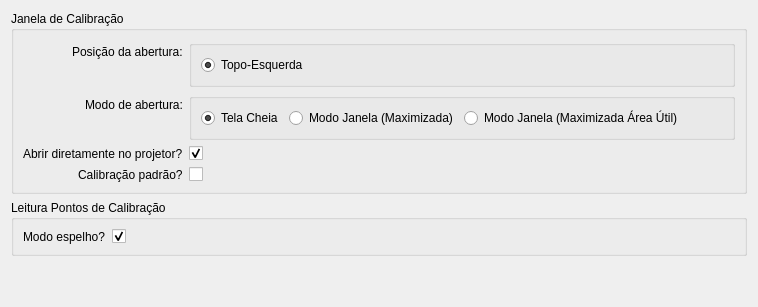
     <widget class="QWidget" name="tab_semiautomatic_calibration">
      <attribute name="title">
       <string>Calibração Semi-Automática</string>
      </attribute>
      <layout class="QVBoxLayout" name="lay_calibracao_semi_automatica">
       <item>
        <widget class="QGroupBox" name="grp_window_semiautomatic">
         <property name="title">
          <string>Janela de Calibração</string>
         </property>
         <layout class="QFormLayout" name="frm_janela_semiautomatic">
          <property name="labelAlignment">
           <set>Qt::AlignmentFlag::AlignRight|Qt::AlignmentFlag::AlignTrailing|Qt::AlignmentFlag::AlignVCenter</set>
          </property>
          <item row="0" column="0">
           <widget class="QLabel" name="lbl_window_position_semiautomatic">
            <property name="text">
             <string>Posição da abertura:</string>
            </property>
           </widget>
          </item>
          <item row="0" column="1">
           <widget class="QGroupBox" name="grp_window_position_semiautomatic">
            <property name="title">
             <string/>
            </property>
            <layout class="QHBoxLayout" name="horizontalLayout_window_position_semiautomatic">
             <item>
              <widget class="QRadioButton" name="rb_top_left_semiautomatic">
               <property name="text">
                <string>Topo-Esquerda</string>
               </property>
               <property name="checked">
                <bool>true</bool>
               </property>
               <property name="dataclass_property" stdset="0">
                <string notr="true">semiautomatic_window_position_semiautomatic</string>
               </property>
               <property name="dataclass_property_value" stdset="0">
                <string notr="true">topLeft</string>
               </property>
              </widget>
             </item>
             <item>
              <spacer name="hs_window_position_semiautomatic">
               <property name="orientation">
                <enum>Qt::Orientation::Horizontal</enum>
               </property>
               <property name="sizeHint" stdset="0">
                <size>
                 <width>40</width>
                 <height>20</height>
                </size>
               </property>
              </spacer>
             </item>
            </layout>
           </widget>
          </item>
          <item row="1" column="0">
           <widget class="QLabel" name="lbl_window_open_semiautomatic">
            <property name="text">
             <string>Modo de abertura:</string>
            </property>
           </widget>
          </item>
          <item row="1" column="1">
           <widget class="QGroupBox" name="grp_window_open_semiautomatic">
            <property name="title">
             <string/>
            </property>
            <layout class="QHBoxLayout" name="horizontalLayout_abertura_janela_semi_automatica">
             <item>
              <widget class="QRadioButton" name="rb_window_full_screen_semiautomatic">
               <property name="text">
                <string>Tela Cheia</string>
               </property>
               <property name="checked">
                <bool>true</bool>
               </property>
               <property name="dataclass_property" stdset="0">
                <string notr="true">semiautomatic_window_open_semiautomatic</string>
               </property>
               <property name="dataclass_property_value" stdset="0">
                <string notr="true">1</string>
               </property>
              </widget>
             </item>
             <item>
              <widget class="QRadioButton" name="rb_window_maximized_screen_semiautomatic">
               <property name="text">
                <string>Modo Janela (Maximizada)</string>
               </property>
               <property name="dataclass_property" stdset="0">
                <string notr="true">semiautomatic_window_open_semiautomatic</string>
               </property>
               <property name="dataclass_property_value" stdset="0">
                <string notr="true">2</string>
               </property>
              </widget>
             </item>
             <item>
              <widget class="QRadioButton" name="rb_window_maximized_screen_util_semiautomatic">
               <property name="text">
                <string>Modo Janela (Maximizada Área Útil)</string>
               </property>
               <property name="dataclass_property" stdset="0">
                <string notr="true">semiautomatic_window_open_semiautomatic</string>
               </property>
               <property name="dataclass_property_value" stdset="0">
                <string notr="true">3</string>
               </property>
              </widget>
             </item>
             <item>
              <spacer name="hs_window_open_semiautomatic">
               <property name="orientation">
                <enum>Qt::Orientation::Horizontal</enum>
               </property>
               <property name="sizeHint" stdset="0">
                <size>
                 <width>40</width>
                 <height>20</height>
                </size>
               </property>
              </spacer>
             </item>
            </layout>
           </widget>
          </item>
          <item row="2" column="0">
           <widget class="QLabel" name="lbl_open_projector_semiautomatic">
            <property name="text">
             <string>Abrir diretamente no projetor?</string>
            </property>
           </widget>
          </item>
          <item row="2" column="1">
           <widget class="QCheckBox" name="chk_open_projector_semiautomatic">
            <property name="text">
             <string/>
            </property>
            <property name="checked">
             <bool>true</bool>
            </property>
            <property name="dataclass_property" stdset="0">
             <string notr="true">semiautomatic_open_projector_semiautomatic</string>
            </property>
           </widget>
          </item>
          <item row="3" column="0">
           <widget class="QLabel" name="lbl_default_calibration_semiautomatic">
            <property name="text">
             <string>Calibração padrão?</string>
            </property>
           </widget>
          </item>
          <item row="3" column="1">
           <widget class="QCheckBox" name="chk_default_calibration_semiautomatic">
            <property name="text">
             <string/>
            </property>
            <property name="checked">
             <bool>false</bool>
            </property>
            <property name="dataclass_property" stdset="0">
             <string notr="true">semiautomatic_default_calibration_semiautomatic</string>
            </property>
           </widget>
          </item>
         </layout>
        </widget>
       </item>
       <item>
        <widget class="QGroupBox" name="grp_calibration_points_semiautomatic">
         <property name="title">
          <string>Leitura Pontos de Calibração</string>
         </property>
         <layout class="QFormLayout" name="frm_pontos_calibracao_semiautomatic">
          <property name="labelAlignment">
           <set>Qt::AlignmentFlag::AlignRight|Qt::AlignmentFlag::AlignTrailing|Qt::AlignmentFlag::AlignVCenter</set>
          </property>
          <item row="0" column="0">
           <widget class="QLabel" name="lbl_mirror_mode_semiautomatic">
            <property name="text">
             <string>Modo espelho?</string>
            </property>
           </widget>
          </item>
          <item row="0" column="1">
           <widget class="QCheckBox" name="chk_mirror_mode_semiautomatic">
            <property name="text">
             <string/>
            </property>
            <property name="checked">
             <bool>true</bool>
            </property>
            <property name="dataclass_property" stdset="0">
             <string notr="true">semiautomatic_mirror_mode_semiautomatic</string>
            </property>
           </widget>
          </item>
         </layout>
        </widget>
       </item>
       <item>
        <spacer name="vs_calibration_semiautomatic">
         <property name="orientation">
          <enum>Qt::Orientation::Vertical</enum>
         </property>
         <property name="sizeHint" stdset="0">
          <size>
           <width>20</width>
           <height>40</height>
          </size>
         </property>
        </spacer>
       </item>
      </layout>
     </widget>
